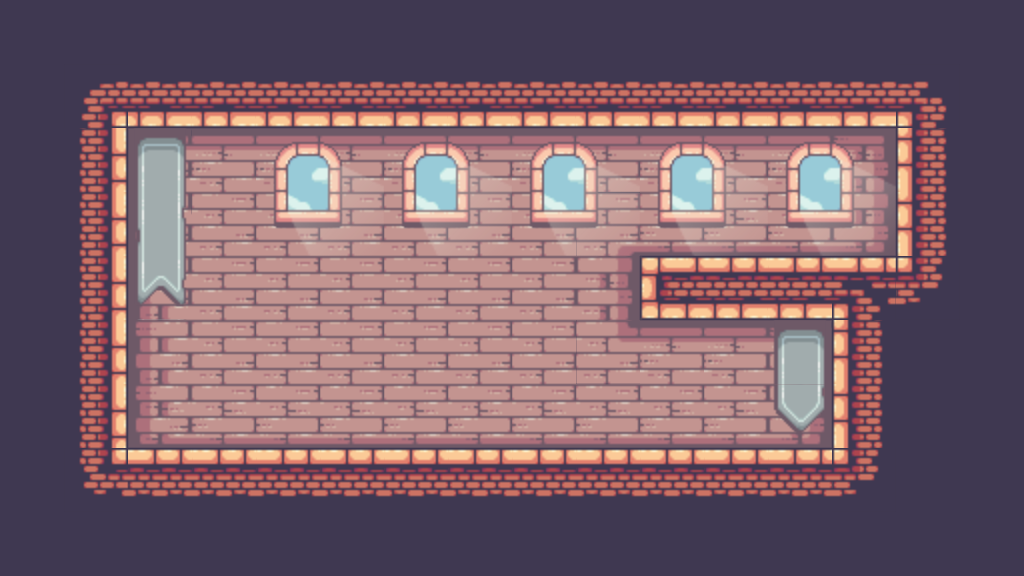

This is a level from a 2D game, rendered from its Tiled map with the project's own tilesets. A one-line summary and the complete map file follow:
An orthogonal 16x9 tile map with 64x64 px tiles, 3 tile layers (Background, Tiles, Decorations), 1 hidden layer not drawn, 3 tilesets and 5 objects.

<map version="1.9" tiledversion="1.9.2" orientation="orthogonal" renderorder="right-down" width="16" height="9" tilewidth="64" tileheight="64" infinite="0" nextlayerid="6" nextobjectid="12">
 <tileset firstgid="1" source="../tilesets/Main.tsx" />
 <tileset firstgid="248" source="../tilesets/Misc.tsx" />
 <tileset firstgid="251" source="../tilesets/Decorations.tsx" />
 <layer id="1" name="Background" width="16" height="9">
  <data encoding="csv">
41,41,41,41,41,41,41,41,41,41,41,41,41,41,41,41,
41,41,41,41,41,41,41,41,41,41,41,41,41,41,41,41,
41,41,41,41,41,41,41,41,41,41,41,41,41,41,41,41,
41,41,41,41,41,41,41,41,41,41,41,41,41,41,41,41,
41,41,41,41,41,41,41,41,41,41,41,41,41,41,41,41,
41,41,41,41,41,41,41,41,41,41,41,41,41,41,41,41,
41,41,41,41,41,41,41,41,41,41,41,41,41,41,41,41,
41,41,41,41,41,41,41,41,41,41,41,41,41,41,41,41,
41,41,41,41,41,41,41,41,41,41,41,41,41,41,41,41
</data>
 </layer>
 <layer id="2" name="Tiles" width="16" height="9">
  <data encoding="csv">
0,0,0,0,0,0,0,0,0,0,0,0,0,0,0,0,
0,27,60,60,60,60,60,60,60,60,60,60,60,60,28,0,
0,42,135,136,136,136,136,136,136,136,136,136,136,137,40,0,
0,42,154,155,155,155,155,155,155,141,174,174,174,175,40,0,
0,42,154,155,155,155,155,155,155,156,97,98,98,85,47,0,
0,42,154,155,155,155,155,155,155,160,136,136,137,40,0,0,
0,42,173,174,174,174,174,174,174,174,174,174,175,40,0,0,
0,46,22,22,22,22,22,22,22,22,22,22,22,47,41,0,
0,0,0,0,0,0,0,0,0,0,0,0,0,0,0,0
</data>
 </layer>
 <layer id="4" name="Decorations" width="16" height="9">
  <data encoding="csv">
0,0,0,0,0,0,0,0,0,0,0,0,0,0,0,0,
0,0,0,0,0,0,0,0,0,0,0,0,0,0,0,0,
0,0,259,0,274,275,274,275,274,275,274,275,274,275,0,0,
0,0,266,0,281,282,281,282,281,282,281,282,281,282,0,0,
0,0,273,0,0,0,0,0,0,0,0,0,0,0,0,0,
0,0,0,0,0,0,0,0,0,0,0,0,259,0,0,0,
0,0,0,0,0,0,0,0,0,0,0,0,280,0,0,0,
0,0,0,0,0,0,0,0,0,0,0,0,0,0,0,0,
0,0,0,0,0,0,0,0,0,0,0,0,0,0,0,0
</data>
 </layer>
 <objectgroup id="3" name="Misc">
  <object id="1" gid="248" x="175.675" y="446.2" width="92" height="112" />
  <object id="3" gid="249" x="133.196" y="448.681" width="44" height="32" />
  <object id="5" gid="249" x="133.196" y="417.398" width="44" height="32" />
  <object id="6" gid="249" x="789.424" y="447.514" width="44" height="32" />
  <object id="7" gid="249" x="790.008" y="416.467" width="44" height="32" />
 </objectgroup>
 <layer id="5" name="Collisions" width="16" height="9" visible="0" opacity="0.22">
  <data encoding="csv">
0,0,0,0,0,0,0,0,0,0,0,0,0,0,0,0,
0,250,250,250,250,250,250,250,250,250,250,250,250,250,250,0,
0,250,0,0,0,0,0,0,0,0,0,0,0,0,250,0,
0,250,0,0,0,0,0,0,0,0,0,0,0,0,250,0,
0,250,0,0,0,0,0,0,0,0,250,250,250,250,250,0,
0,250,0,0,0,0,0,0,0,0,0,0,0,250,0,0,
0,250,250,0,0,0,0,0,0,0,0,0,250,250,0,0,
0,250,250,250,250,250,250,250,250,250,250,250,250,250,0,0,
0,0,0,0,0,0,0,0,0,0,0,0,0,0,0,0
</data>
 </layer>
</map>
